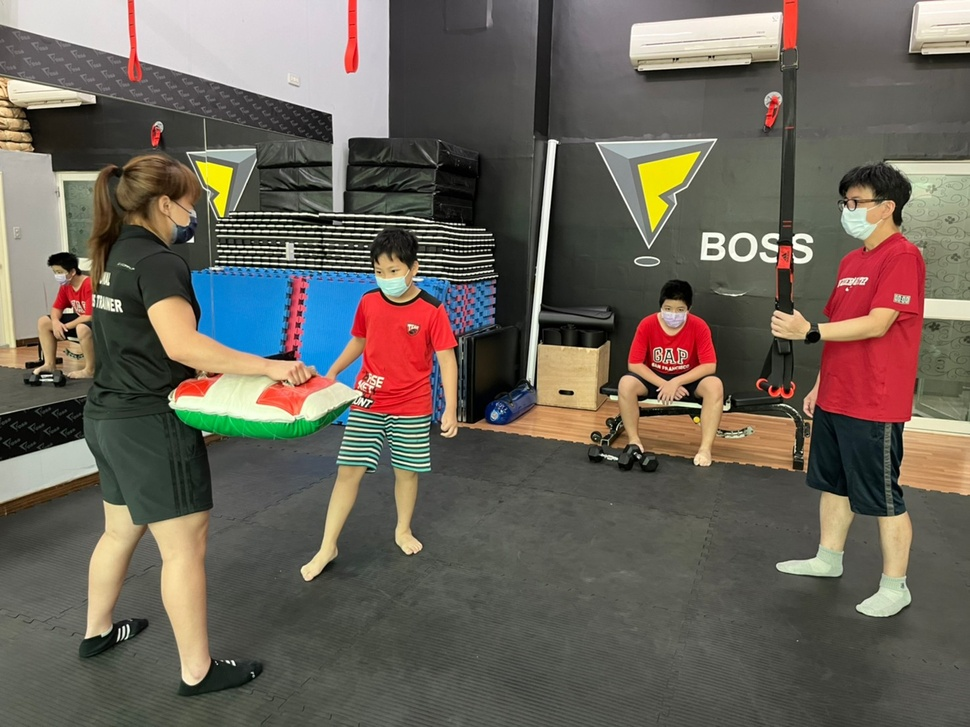
#> input picture images/BG.jpg, 970 x 727 px, shrunk from 1478 x 1108 before the run, given in place of the camera
$ python HumonBGRemove.py
#> lines starting #> are read from the running program, lines starting #| are printed output that depends on the picture; after the words box and inside, x2 and y2 are one past the last pixel; in counts of white or black regions, pixels touching at a corner belong together
import cv2
import numpy as np

cap = cv2.VideoCapture(0)

# 設定背景移除器
fgbg = cv2.createBackgroundSubtractorMOG2()

while True:
    ret, frame = cap.read()
#> frame is the input picture: shape (727, 970, 3); mean B, G, R 90.2, 99.6, 106.9
    if not ret:
        break

    # 轉換成灰階圖像
    gray = cv2.cvtColor(frame, cv2.COLOR_BGR2GRAY)
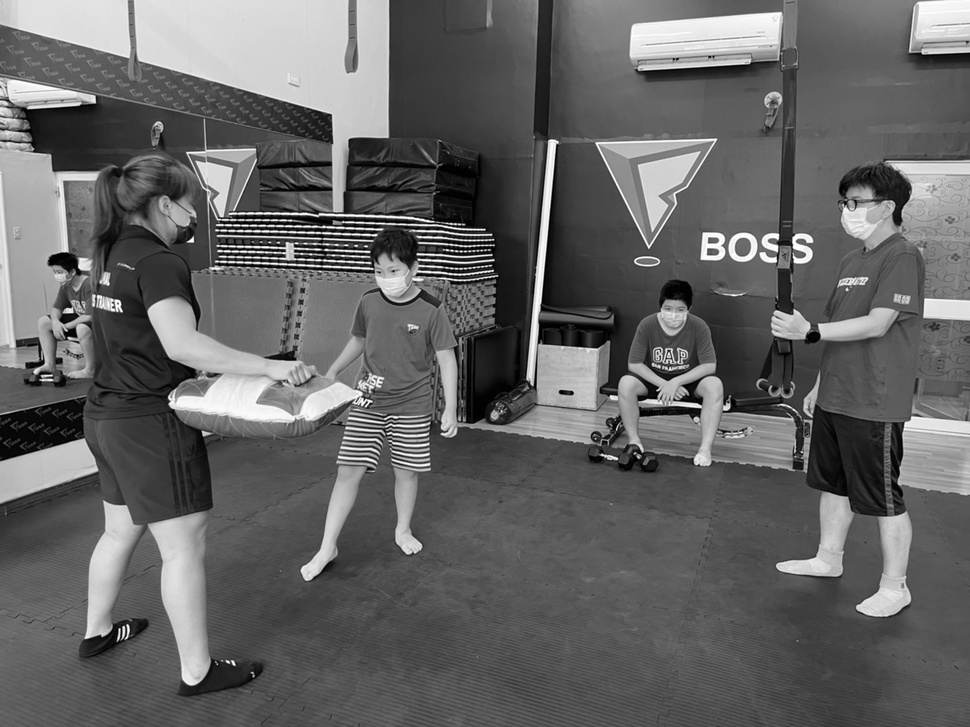
#> gray: shape (727, 970); min 0, max 255, mean 100.7

    # 移除背景
    fgmask = fgbg.apply(gray)
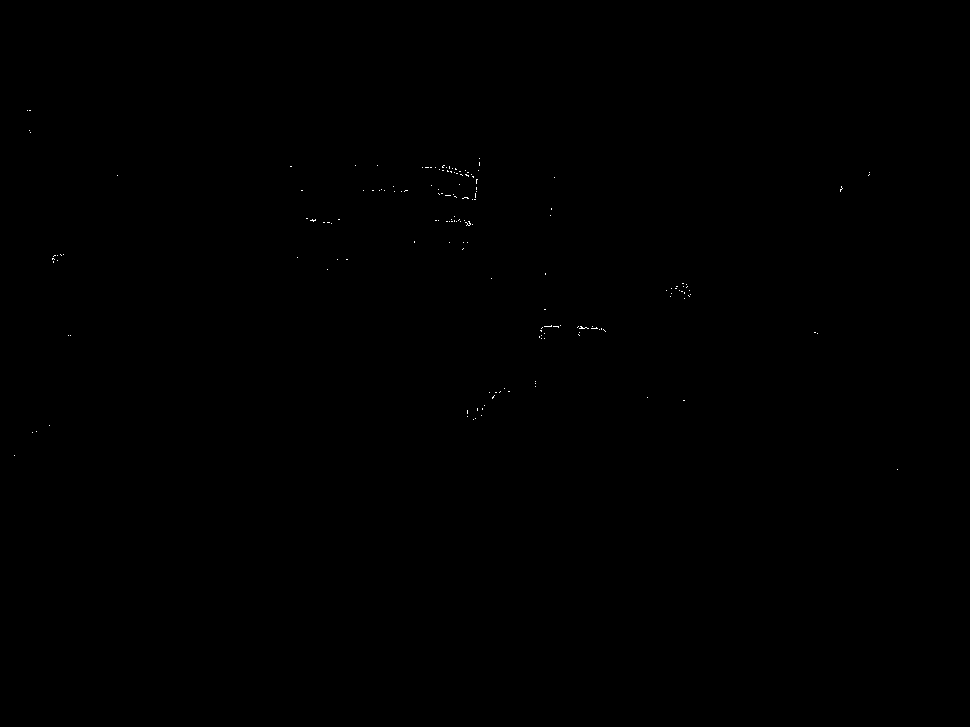
#> fgmask: shape (727, 970); values 127 (black) and 255 (white), 0.05% white in thin lines or dots, all inside (x1, y1, x2, y2) = (14, 110, 898, 470)

    # 進行膨脹和侵蝕操作
    kernel = np.ones((5, 5), np.uint8)
    fgmask = cv2.erode(fgmask, kernel, iterations=1)
#> fgmask: shape (727, 970); every value is 127
    fgmask = cv2.dilate(fgmask, kernel, iterations=1)

    # 尋找輪廓
    contours, hierarchy = cv2.findContours(fgmask, cv2.RETR_EXTERNAL, cv2.CHAIN_APPROX_SIMPLE)
#> contours = [[[0, 0], [0, 726], [969, 726], [969, 0]]]

    # 繪製輪廓
    for contour in contours:
        if cv2.contourArea(contour) < 200:
            continue
        (x, y, w, h) = cv2.boundingRect(contour)
        cv2.rectangle(frame, (x, y), (x + w, y + h), (0, 255, 0), 2)
        # 將背景以黑色覆蓋
        frame[fgmask == 0] = 0
#> this loop made 1 pass
#> (contour, x, y, w, h) on pass 1: ([[0, 0], [0, 726], [969, 726], [969, 0]], 0, 0, 970, 727)
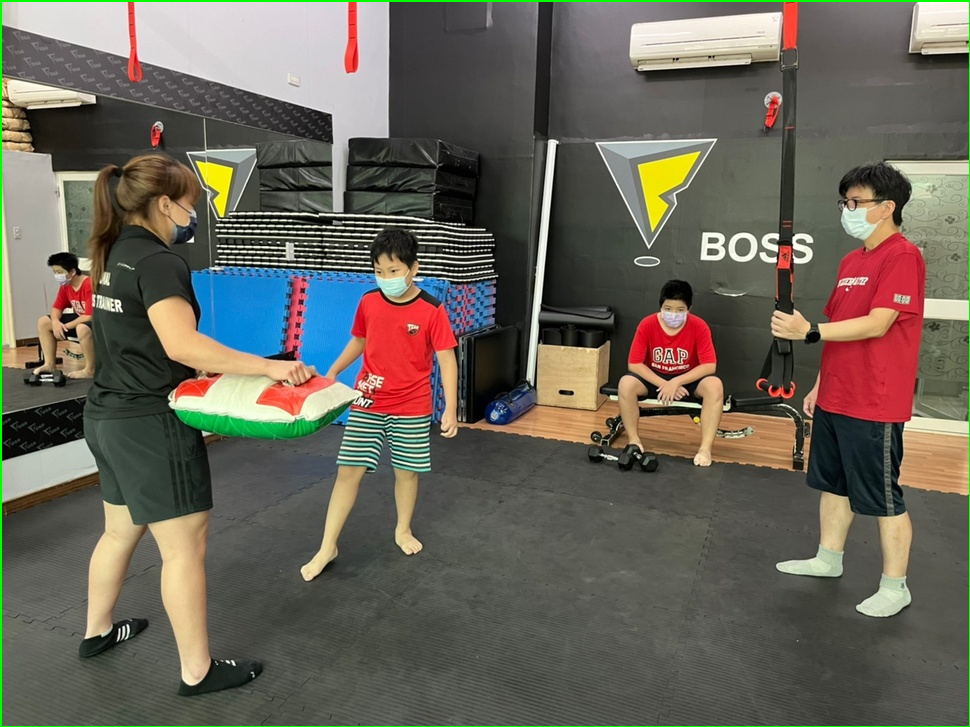
#> frame: shape (727, 970, 3); 0.72% of pixels changed, all inside (x1, y1, x2, y2) = (0, 0, 970, 727)

    # 顯示影像
    cv2.imshow('frame', frame)

    # 按下'q'鍵退出
    if cv2.waitKey(1) & 0xFF == ord('q'):
#> (key q is pressed here)
        break

cap.release()
cv2.destroyAllWindows()
